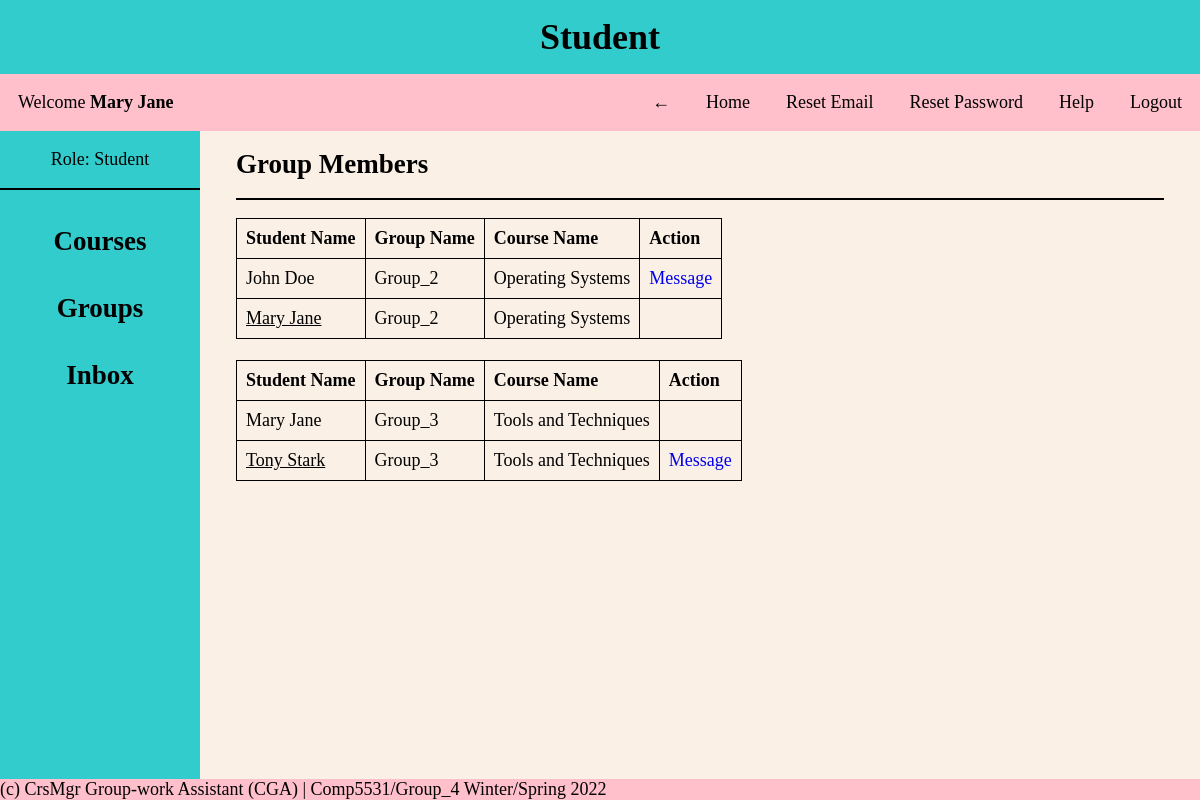
Before: /pages/student.php?page=inbox-home (signed in) with the older database file.
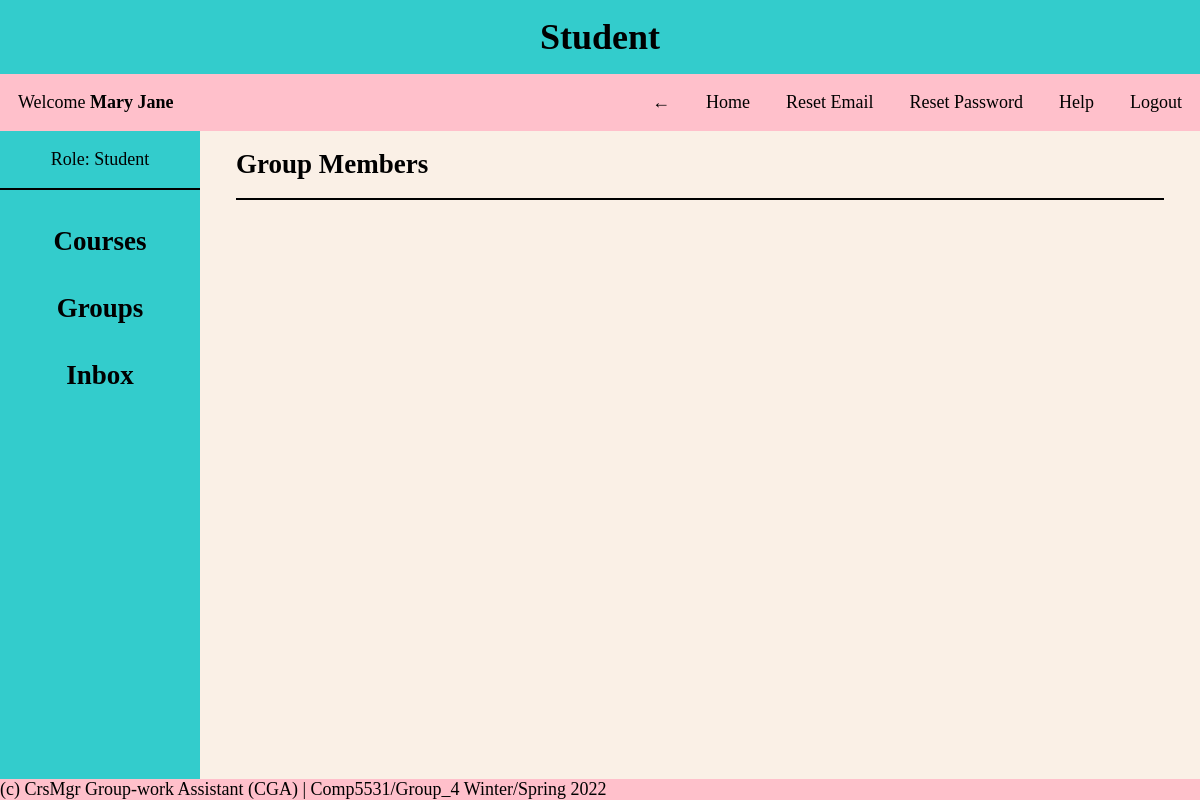
After: the same page with the newer database file.
### tables this page shows
CREATE TABLE Member_of_Group
(
  student_id INT NOT NULL,
  group_id INT NOT NULL,
  FOREIGN KEY (student_id) REFERENCES Student(student_id) ON DELETE CASCADE ON UPDATE CASCADE,
  FOREIGN KEY (group_id) REFERENCES Student_Groups(group_id) ON DELETE CASCADE ON UPDATE CASCADE
);

CREATE TABLE Student_Groups
(
  group_id INT NOT NULL AUTO_INCREMENT PRIMARY KEY,
  group_name VARCHAR(30) NOT NULL,
  group_leader_sid INT NOT NULL
);

CREATE TABLE Users
(
  user_id INT NOT NULL AUTO_INCREMENT PRIMARY KEY,
  first_name VARCHAR(30) NOT NULL,
  last_name VARCHAR(30) NOT NULL,
  dob DATE NOT NULL,
  email VARCHAR(30) NOT NULL UNIQUE,
  username VARCHAR(30) NOT NULL UNIQUE,
  password VARCHAR(30) NOT NULL,
  created_on DATETIME DEFAULT CURRENT_TIMESTAMP,
  first_login TINYINT NOT NULL,
  role_id INT NOT NULL,
  FOREIGN KEY (role_id) REFERENCES Roles(role_id)
);

CREATE TABLE Course
(
  course_id INT NOT NULL AUTO_INCREMENT PRIMARY KEY,
  course_name VARCHAR(30) NOT NULL UNIQUE,
  course_number INT NOT NULL UNIQUE
);

### helper/functions.php (called while the page is built, shortened)
<?php
function get_records_where($table, $key, $value)
{
    global $conn;
    $query = "SELECT * FROM $table WHERE $key='$value'";
    $result = mysqli_query($conn, $query);
    return $result;
}
function isGroupLeader($student_id, $group_id)
{
    global $conn;
    $query = "SELECT * FROM student_groups WHERE group_leader_sid='$student_id' AND group_id='$group_id'";
    $result = mysqli_query($conn, $query);
    if (mysqli_num_rows($result) > 0) {
        return true;
    }
    return false;
}
function isStudent()
{
    if (isset($_SESSION['role_id']) && $_SESSION['role_id'] == 4) {
        return true;
    }
    return false;
}

### inbox/inbox-home.php (the view, shortened to what this page needs)
<?php
$session_user_id = $_SESSION['user_id'];
?>
<div class="content-body">
    <?php if (isStudent()) {
        $student_id = mysqli_fetch_assoc(get_records_where('student', 'user_id', $session_user_id))['student_id'];
        $groups = get_records_where('member_of_group', 'student_id', $student_id);
        echo "<h2>Group Members</h2><hr>";
        foreach ($groups as $row) {
            $query = "SELECT g.*, c.*, st.*, u.* FROM student_groups as g
            JOIN member_of_group as mg ON mg.group_id = g.group_id
            JOIN student as st ON st.student_id = mg.student_id
            JOIN users as u ON u.user_id = st.user_id
            JOIN group_of_course as gc ON gc.group_id = g.group_id
            JOIN course as c ON c.course_id = gc.course_id
            WHERE g.group_id = '$row[group_id]'
            ORDER BY g.group_id ASC";
            $group_info = mysqli_query($conn, $query);
    ?>
            <div class="group-content">
                <table>
                    <thead>
                        <tr>
                            <th>Student Name</th>
                            <th>Group Name</th>
                            <th>Course Name</th>
                            <th>Action</th>
                        </tr>
                    </thead>
                    <tbody>
                        <?php
                        foreach ($group_info as $row) {
                            $user_id = $row['user_id'];
                            $group_id = $row['group_id'];
                            $group_name = $row['group_name'];
                            $student_name = $row['first_name'] . " " . $row['last_name'];
                            $course_name = $row['course_name'];
                            $student_id = $row['student_id'];
                        ?>
                            <tr>
                                <?php if (isGroupLeader($student_id, $group_id)) { ?>
                                    <td><u><?= $student_name ?></u></td>
                                <?php } else { ?>
                                    <td><?= $student_name ?></td>
                                <?php } ?>
                                <td><?= $group_name ?></td>
                                <td><?= $course_name ?></td>
                                <?php if ($user_id != $session_user_id) { ?>
                                    <td><a href="?page=inbox-messages&receiver_id=<?= $user_id ?>">Message</a></td>
                                <?php } ?>
                            </tr>
                        <?php } ?>
                    </tbody>
                </table>
            </div>
            <br>
        <?php } ?>
    <?php } ?>
</div>

Changed rows visible on the page:
removed student_groups: users.first_name+last_name "John Doe", group_name "Group_2", course.course_name "Operating Systems", users.first_name+last_name "Mary Jane"
removed student_groups: users.first_name+last_name "Mary Jane", group_name "Group_3", course.course_name "Tools and Techniques", users.first_name+last_name "Tony Stark"
